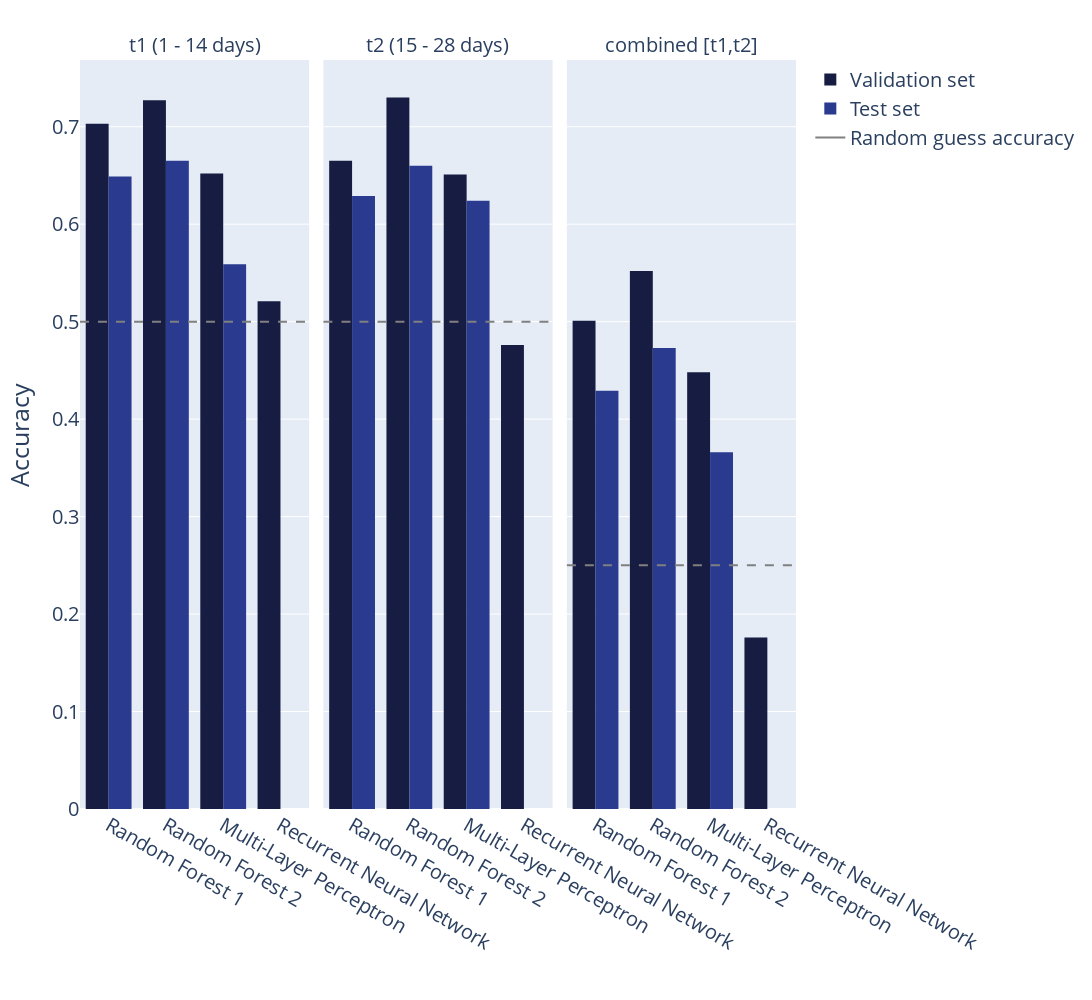

Write notebook code for a chart like this one.
### Code cell
fig = px. histogram(
    data_frame = df,
    x = "Model",
    color = "Set",
    y = "Accuracy",
    color_discrete_sequence = px.colors.diverging.balance,
    facet_col = "T",
    barmode = "group",
    histfunc = "avg",

    labels = {"T" : "Lead time", "Model" : "", "Set": ""},
)


fig.layout.annotations[0]['text'] = "t1 (1 - 14 days)"
fig.layout.annotations[1]['text'] = "t2 (15 - 28 days)"
fig.layout.annotations[2]['text'] = "combined [t1,t2]"

for i, pos in zip([1,2,0], [0.5, 0.5, 0.25]):
    fig.add_hline(
        y=pos,
        line_dash="dash",
        row=0,
        col=i,
        line_color="grey",
        #annotation_text="Benchmark", 
        #annotation_position="top right",
    )

fig.update_layout(
    yaxis=dict(title="Accuracy"),
)

custom_legend_trace = go.Scatter(
    x=[None],
    y=[None],
    name="Random guess accuracy",
    mode="lines",
    marker=dict(
        color="grey",
        size=10,
        #symbol= "dash",
    )
)

fig.add_trace(custom_legend_trace)

scale_show(fig, width = 2100, height = 1000
           )

### Figure 1 — Plotly figure (JSON) as saved in the notebook; plotly's stock layout.template omitted (floating-point values rounded to 4 significant figures)
{"data": [{"alignmentgroup": "True", "bingroup": "x", "histfunc": "avg", "hovertemplate": "=%{x}<br>Lead time=t1 (1 - 14 days)<br>avg of Accuracy=%{y}<extra></extra>", "legendgroup": "Validation set", "marker": {"color": "rgb(23, 28, 66)", "pattern": {"shape": ""}}, "name": "Validation set", "offsetgroup": "Validation set", "orientation": "v", "showlegend": true, "type": "histogram", "x": ["Random Forest 1", "Random Forest 2", "Multi-Layer Perceptron", "Recurrent Neural Network"], "xaxis": "x", "y": [0.703, 0.727, 0.652, 0.521], "yaxis": "y"}, {"alignmentgroup": "True", "bingroup": "x", "histfunc": "avg", "hovertemplate": "=%{x}<br>Lead time=t2 (15 - 28 days)<br>avg of Accuracy=%{y}<extra></extra>", "legendgroup": "Validation set", "marker": {"color": "rgb(23, 28, 66)", "pattern": {"shape": ""}}, "name": "Validation set", "offsetgroup": "Validation set", "orientation": "v", "showlegend": false, "type": "histogram", "x": ["Random Forest 1", "Random Forest 2", "Multi-Layer Perceptron", "Recurrent Neural Network"], "xaxis": "x2", "y": [0.665, 0.73, 0.651, 0.476], "yaxis": "y2"}, {"alignmentgroup": "True", "bingroup": "x", "histfunc": "avg", "hovertemplate": "=%{x}<br>Lead time=combined [t1, t2]<br>avg of Accuracy=%{y}<extra></extra>", "legendgroup": "Validation set", "marker": {"color": "rgb(23, 28, 66)", "pattern": {"shape": ""}}, "name": "Validation set", "offsetgroup": "Validation set", "orientation": "v", "showlegend": false, "type": "histogram", "x": ["Random Forest 1", "Random Forest 2", "Multi-Layer Perceptron", "Recurrent Neural Network"], "xaxis": "x3", "y": [0.501, 0.552, 0.448, 0.176], "yaxis": "y3"}, {"alignmentgroup": "True", "bingroup": "x", "histfunc": "avg", "hovertemplate": "=%{x}<br>Lead time=t1 (1 - 14 days)<br>avg of Accuracy=%{y}<extra></extra>", "legendgroup": "Test set", "marker": {"color": "rgb(41, 58, 143)", "pattern": {"shape": ""}}, "name": "Test set", "offsetgroup": "Test set", "orientation": "v", "showlegend": true, "type": "histogram", "x": ["Random Forest 1", "Random Forest 2", "Multi-Layer Perceptron", "Recurrent Neural Network"], "xaxis": "x", "y": [0.649, 0.665, 0.559, 0], "yaxis": "y"}, {"alignmentgroup": "True", "bingroup": "x", "histfunc": "avg", "hovertemplate": "=%{x}<br>Lead time=t2 (15 - 28 days)<br>avg of Accuracy=%{y}<extra></extra>", "legendgroup": "Test set", "marker": {"color": "rgb(41, 58, 143)", "pattern": {"shape": ""}}, "name": "Test set", "offsetgroup": "Test set", "orientation": "v", "showlegend": false, "type": "histogram", "x": ["Random Forest 1", "Random Forest 2", "Multi-Layer Perceptron", "Recurrent Neural Network"], "xaxis": "x2", "y": [0.629, 0.66, 0.624, 0], "yaxis": "y2"}, {"alignmentgroup": "True", "bingroup": "x", "histfunc": "avg", "hovertemplate": "=%{x}<br>Lead time=combined [t1, t2]<br>avg of Accuracy=%{y}<extra></extra>", "legendgroup": "Test set", "marker": {"color": "rgb(41, 58, 143)", "pattern": {"shape": ""}}, "name": "Test set", "offsetgroup": "Test set", "orientation": "v", "showlegend": false, "type": "histogram", "x": ["Random Forest 1", "Random Forest 2", "Multi-Layer Perceptron", "Recurrent Neural Network"], "xaxis": "x3", "y": [0.429, 0.473, 0.366, 0], "yaxis": "y3"}, {"marker": {"color": "grey", "size": 10}, "mode": "lines", "name": "Random guess accuracy", "type": "scatter", "x": [null], "y": [null]}], "layout": {"annotations": [{"showarrow": false, "text": "t1 (1 - 14 days)", "x": 0.16, "xanchor": "center", "xref": "paper", "y": 1, "yanchor": "bottom", "yref": "paper"}, {"showarrow": false, "text": "t2 (15 - 28 days)", "x": 0.5, "xanchor": "center", "xref": "paper", "y": 1, "yanchor": "bottom", "yref": "paper"}, {"showarrow": false, "text": "combined [t1,t2]", "x": 0.84, "xanchor": "center", "xref": "paper", "y": 1, "yanchor": "bottom", "yref": "paper"}], "barmode": "group", "font": {"size": 20}, "height": 1000, "legend": {"title": {"text": ""}, "tracegroupgap": 0}, "margin": {"t": 60}, "shapes": [{"line": {"color": "grey", "dash": "dash"}, "type": "line", "x0": 0, "x1": 1, "xref": "x domain", "y0": 0.5, "y1": 0.5, "yref": "y"}, {"line": {"color": "grey", "dash": "dash"}, "type": "line", "x0": 0, "x1": 1, "xref": "x2 domain", "y0": 0.5, "y1": 0.5, "yref": "y2"}, {"line": {"color": "grey", "dash": "dash"}, "type": "line", "x0": 0, "x1": 1, "xref": "x3 domain", "y0": 0.25, "y1": 0.25, "yref": "y3"}], "title": {"font": {"size": 30}}, "width": 2100, "xaxis": {"anchor": "y", "domain": [0, 0.32], "title": {"font": {"size": 25}, "text": ""}}, "xaxis2": {"anchor": "y2", "domain": [0.34, 0.66], "matches": "x", "title": {"text": ""}}, "xaxis3": {"anchor": "y3", "domain": [0.68, 1.0], "matches": "x", "title": {"text": ""}}, "yaxis": {"anchor": "x", "domain": [0, 1], "title": {"font": {"size": 25}, "text": "Accuracy"}}, "yaxis2": {"anchor": "x2", "domain": [0, 1], "matches": "y", "showticklabels": false}, "yaxis3": {"anchor": "x3", "domain": [0, 1], "matches": "y", "showticklabels": false}}}
